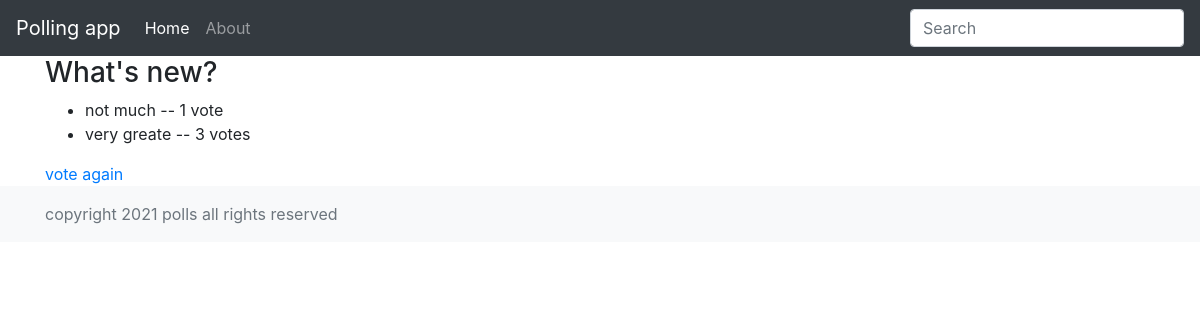
/polls/1/results/, run on an earlier commit of the app's database.
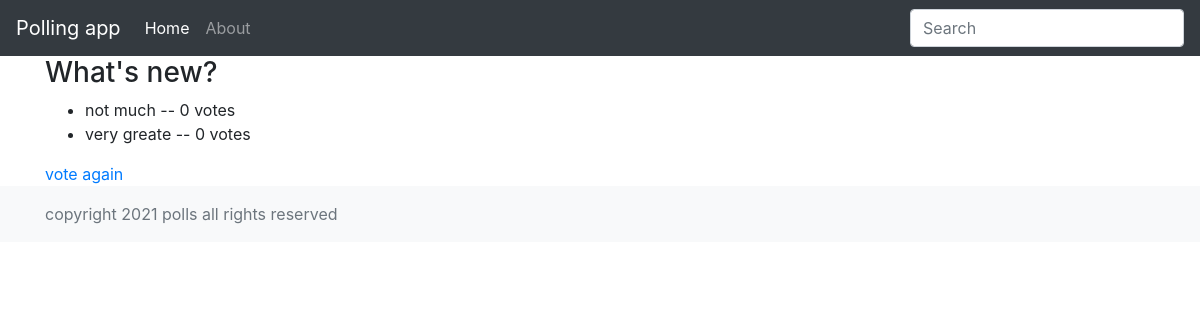
And on a later commit of the database.
### polls/models.py (models this page shows, shortened)
class Question(models.Model):
	question_text = models.CharField(max_length = 200)
	pub_date = models.DateTimeField('date published')
	def was_published_recently(self):
		now = timezone.now()
		return now - datetime.timedelta(days = 1) <= self.pub_date <= now
	was_published_recently.admin_order_field = 'pub_date'
	was_published_recently.boolean = True
	was_published_recently.short_description = 'published recently?'

class Choice(models.Model):
	question = models.ForeignKey(Question, on_delete=models.CASCADE)
	choice_text = models.CharField(max_length = 200)
	votes = models.IntegerField(default = 0)

### polls/views.py (the view)
# urls.py: path('<int:pk>/results/', views.ResultsView.as_view(), name = 'results'),
class ResultsView(generic.DetailView):
	model = Question
	template_name = 'polls/results.html'

### polls/templates/polls/results.html
{% extends "polls/extends/main.html" %}
{% block content %}
	<h3>{{ question.question_text }}</h3>
	<ul>
		{% for choice in question.choice_set.all %}
			<li>{{ choice.choice_text }} -- {{ choice.votes }} vote{{ choice.votes|pluralize }}</li>
		{% endfor %}
	</ul>
	<a href="{% url 'polls:detail' question.id %}">vote again</a>
{% endblock %}

### polls/templates/polls/extends/main.html (shortened to what this page needs)
<!DOCTYPE html>
<html lang="en">
	<head>
		{% load static %}
		<link rel="stylesheet" type="text/css" href="{% static 'css/bootstrap.min.css' %}">
		<link rel="stylesheet" type="text/css" href="{% static 'polls/css/style.css' %}">
	</head>
	<body>
		{% include "polls/includes/navbar.html" %}
		<div class="container">
			{% block content %}
			{% endblock %}
		</div>
		{% include "polls/includes/footer.html" %}
	</body>
</html>

### polls/templates/polls/includes/navbar.html (shortened to what this page needs)
<nav class="navbar navbar-expand navbar-dark bg-dark">
	<a class="navbar-brand" href="#">Polling app</a>
	<div class="collapse navbar-collapse" id="navbarsExample02">
		<ul class="navbar-nav mr-auto">
			<li class="nav-item active">
				<a class="nav-link" href="#">Home <span class="sr-only">(current)</span></a>
			</li>
			<li class="nav-item">
				<a class="nav-link" href="#">About</a>
			</li>
		</ul>
		<form class="form-inline my-2 my-md-0">
			<input class="form-control" type="text" placeholder="Search">
		</form>
	</div>
</nav>

### polls/templates/polls/includes/footer.html
<footer class="footer mt-auto py-3 bg-light">
	<div class="container">
		<span class="text-muted">copyright 2021 polls all rights reserved</span>
	</div>
</footer>

### polls/static/polls/css/style.css (style rules this page uses)
li a { color: green; }

What changed in the data, as far as the page shows it:
changed Choice "not much": votes "1" → "0"
changed Choice "very greate": votes "3" → "0"
